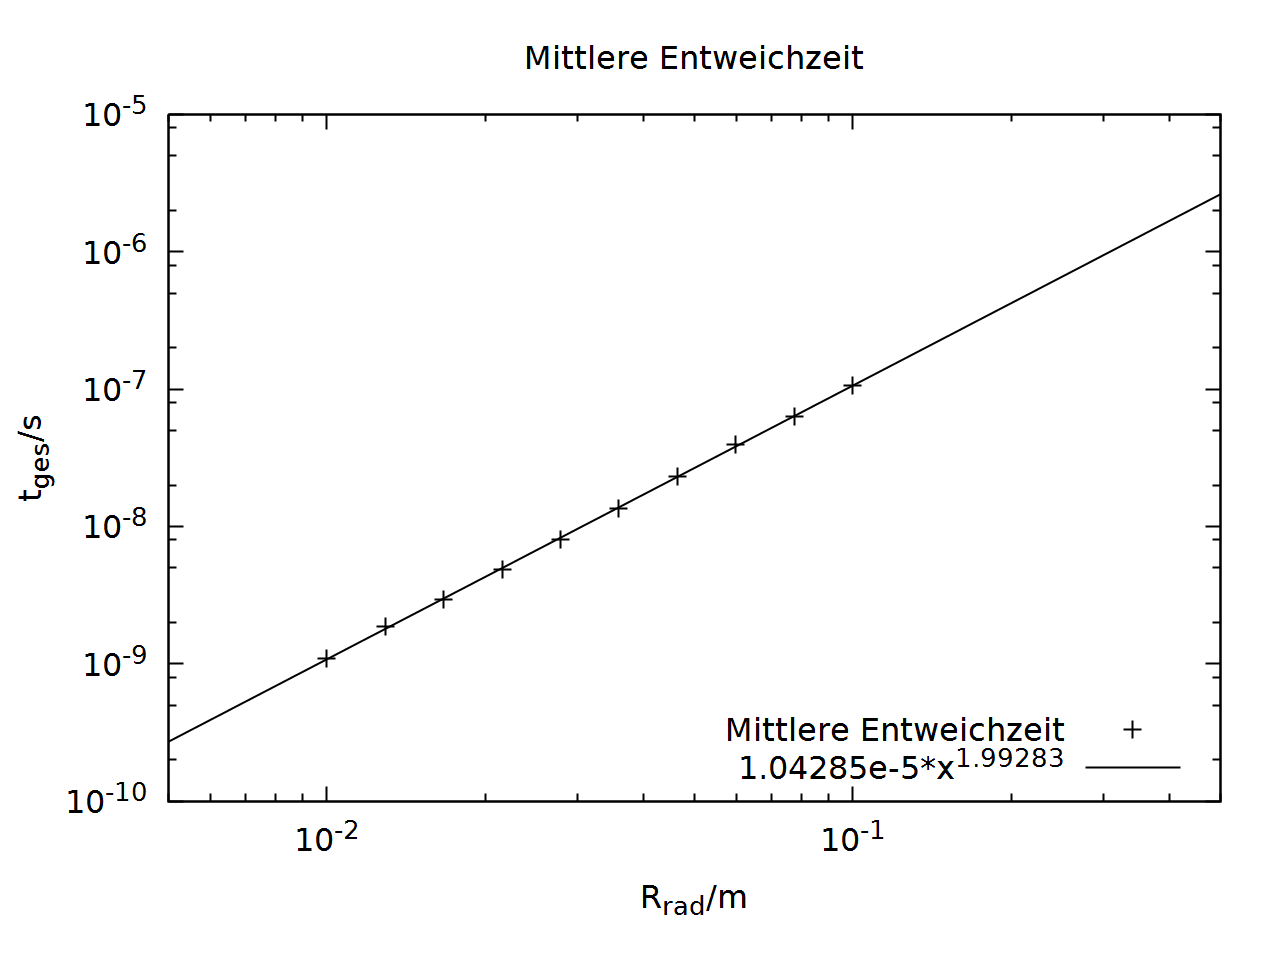

This figure's gnuplot source:
reset

set encoding utf8

set bars 0.5
show bars
set pointsize 3

set title "Mittlere Entweichzeit"
set ylabel "t_{ges}/s"
set xlabel "R_{rad}/m"
set format y "10^{%T}"
set format x "10^{%T}"
set logscale xy
set xrange [0.005:0.5]
set key right bottom
set term pngcairo size 1280,960 fontscale 2 linewidth 2
set output "plot.png"
plot \
 "output.txt" using 1:2 title "Mittlere Entweichzeit" pointtype 1 lt rgb "black",\
1.04285e-005*(x**1.99283) title "1.04285e-5*x^{1.99283}" lt rgb "black"